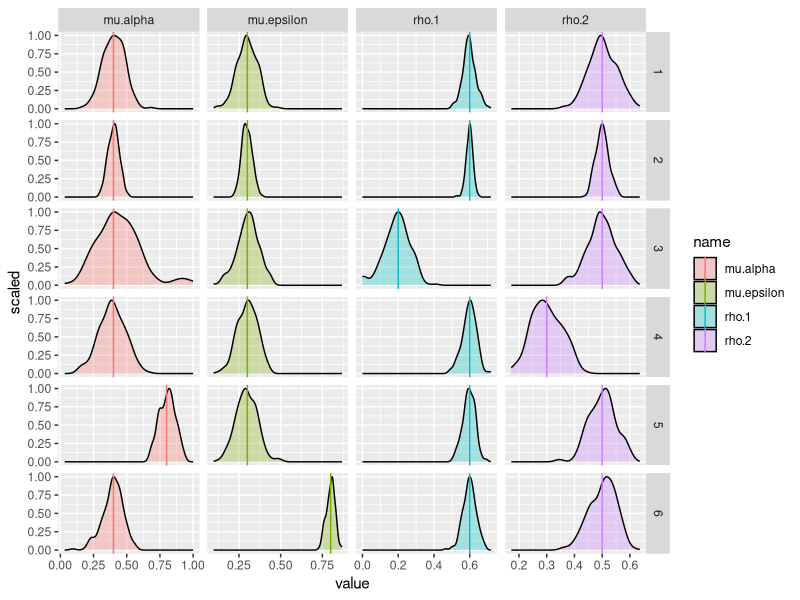

This figure's R source:
## ---- chunk 1
library(tidyverse)
library(nlme)
library(mvtnorm)
## ---- chunk 2
generate.and.estimate.data <- function(n, rho.1, rho.2, mu.alpha, mu.epsilon) {
  get.sigma <- function(rho.1, rho.2, mu.alpha, mu.epsilon) {
    matrix(
      data = c(1, rho.1, mu.epsilon * sqrt((1 - rho.1) * (1 - rho.2)) + mu.alpha * sqrt(rho.1 * rho.2), mu.alpha * sqrt(rho.1 * rho.2), rho.1, 1, mu.alpha * sqrt(rho.1 * rho.2), mu.epsilon * sqrt((1 - rho.1) * (1 - rho.2)) + mu.alpha * sqrt(rho.1 * rho.2), mu.epsilon * sqrt((1 - rho.1) * (1 - rho.2)) + mu.alpha * sqrt(rho.1 * rho.2), mu.alpha * sqrt(rho.1 * rho.2), 1, rho.2, mu.alpha * sqrt(rho.1 * rho.2), mu.epsilon * sqrt((1 - rho.1) * (1 - rho.2)) + mu.alpha * sqrt(rho.1 * rho.2), rho.2, 1),
      nrow = 4,
      ncol = 4
    )
  }
  y <- rmvnorm(
    n = n,
    mean = rep(0, 4),
    sigma = get.sigma(rho.1, rho.2, mu.alpha, mu.epsilon)
  )
  log.likelihood <- function(par, sample.correlation) {
    par <- pnorm(par)
    sigma <- get.sigma(par[[1]], par[[2]], par[[3]], par[[4]])
    -log(det(sigma)) / 2 - sum(diag(sample.correlation %*% solve(sigma))) / 2
  }
  model <- optim(
    par = rep(0, 4),
    fn = log.likelihood,
    sample.correlation = cov(y),
    control = list(fnscale = -1)
  )
  par <- pnorm(model$par)
  result <- data.frame(
    rho.1 = par[[1]],
    rho.2 = par[[2]],
    mu.alpha = par[[3]],
    mu.epsilon = par[[4]]
  )
  return(result)
}
## ---- chunk 3
parameters <- tibble(
  parameter.set = seq(6),
  n = c(200, 800, 200, 200, 200, 200),
  rho.1 = c(0.6, 0.6, 0.2, 0.6, 0.6, 0.6),
  rho.2 = c(0.5, 0.5, 0.5, 0.3, 0.5, 0.5),
  mu.alpha = c(0.4, 0.4, 0.4, 0.4, 0.8, 0.4),
  mu.epsilon = c(0.3, 0.3, 0.3, 0.3, 0.3, 0.8)
)
parameters
## ---- chunk 4
estimated.parameters <- parameters %>%
  expand_grid(
    run = seq(200)
  ) %>%
  rowwise() %>%
  mutate(
    generate.and.estimate.data(
      n = n,
      rho.1 = rho.1,
      rho.2 = rho.2,
      mu.alpha = mu.alpha,
      mu.epsilon = mu.epsilon
    )
  ) %>%
  ungroup()
estimated.parameters
## ---- chunk 5
ggplot() +
  geom_density(
    mapping = aes(
      x = value,
      y = after_stat(scaled),
      fill = name
    ),
    data = estimated.parameters %>%
      pivot_longer(
        cols = c("rho.1", "rho.2", "mu.alpha", "mu.epsilon")
      ),
    alpha = 0.3
  ) +
  geom_vline(
    mapping = aes(
      xintercept = value,
      col = name
    ),
    data = parameters %>%
      pivot_longer(
        cols = c("rho.1", "rho.2", "mu.alpha", "mu.epsilon")
      )
  ) +
  facet_grid(
    cols = vars(name),
    rows = vars(parameter.set),
    scales = "free"
  )
